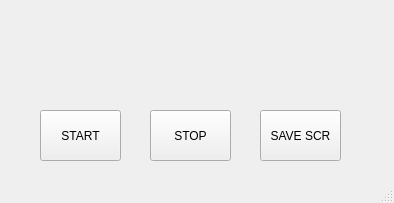
<?xml version="1.0" encoding="UTF-8"?>
<ui version="4.0">
 <class>camera</class>
 <widget class="QMainWindow" name="camera">
  <property name="geometry">
   <rect>
    <x>0</x>
    <y>0</y>
    <width>394</width>
    <height>203</height>
   </rect>
  </property>
  <property name="windowTitle">
   <string>MainWindow</string>
  </property>
  <widget class="QWidget" name="centralwidget">
   <widget class="QLabel" name="LabelForPic">
    <property name="geometry">
     <rect>
      <x>110</x>
      <y>170</y>
      <width>141</width>
      <height>16</height>
     </rect>
    </property>
    <property name="text">
     <string/>
    </property>
   </widget>
   <widget class="QPushButton" name="butStart">
    <property name="geometry">
     <rect>
      <x>40</x>
      <y>110</y>
      <width>81</width>
      <height>51</height>
     </rect>
    </property>
    <property name="text">
     <string>START</string>
    </property>
   </widget>
   <widget class="QPushButton" name="butStop">
    <property name="geometry">
     <rect>
      <x>150</x>
      <y>110</y>
      <width>81</width>
      <height>51</height>
     </rect>
    </property>
    <property name="text">
     <string>STOP</string>
    </property>
   </widget>
   <widget class="QPushButton" name="butSaveScr">
    <property name="geometry">
     <rect>
      <x>260</x>
      <y>110</y>
      <width>81</width>
      <height>51</height>
     </rect>
    </property>
    <property name="text">
     <string>SAVE SCR</string>
    </property>
   </widget>
   <widget class="QLabel" name="LabelForPic_2">
    <property name="geometry">
     <rect>
      <x>0</x>
      <y>0</y>
      <width>141</width>
      <height>16</height>
     </rect>
    </property>
    <property name="text">
     <string/>
    </property>
   </widget>
  </widget>
  <widget class="QMenuBar" name="menubar">
   <property name="geometry">
    <rect>
     <x>0</x>
     <y>0</y>
     <width>394</width>
     <height>19</height>
    </rect>
   </property>
  </widget>
  <widget class="QStatusBar" name="statusbar"/>
 </widget>
 <resources/>
 <connections/>
</ui>
